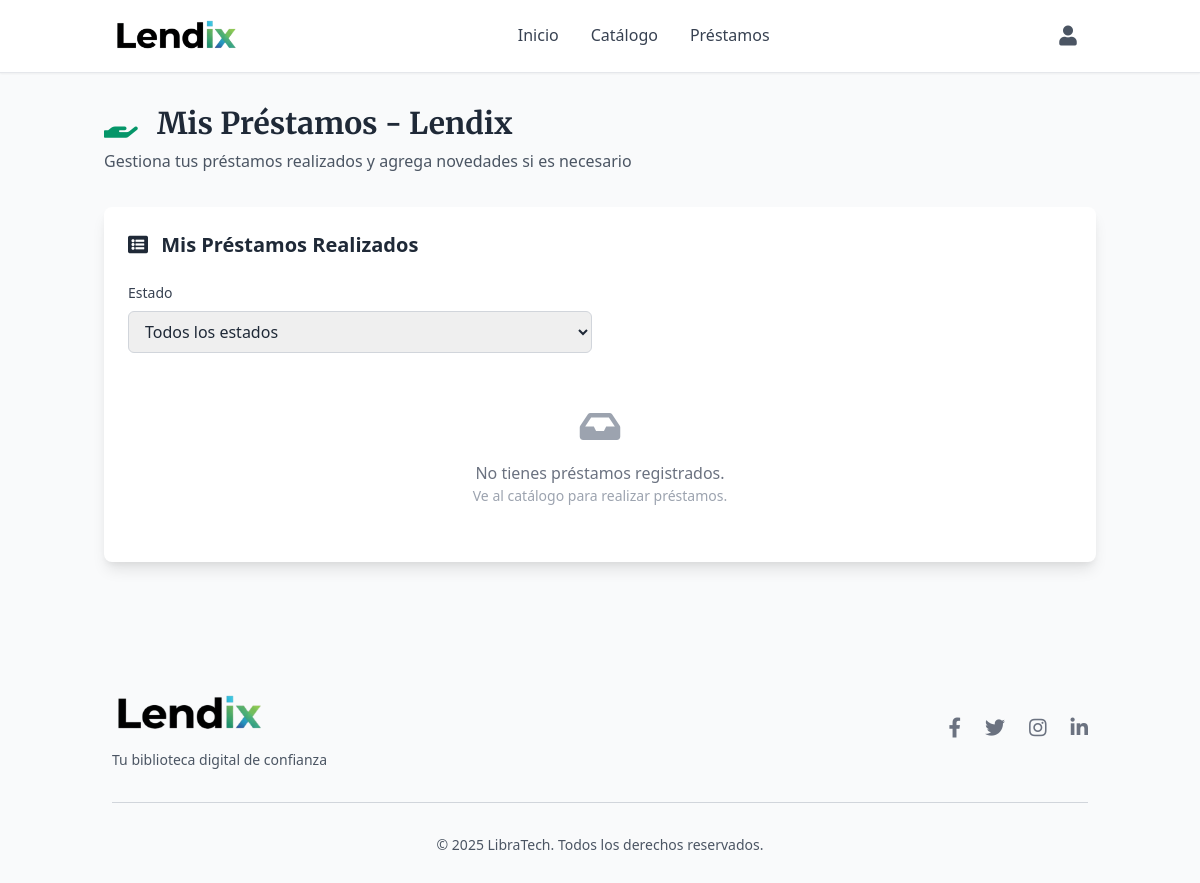
/admin/gestion_prestamos_instructores (signed in), run on an earlier commit of the app's database.
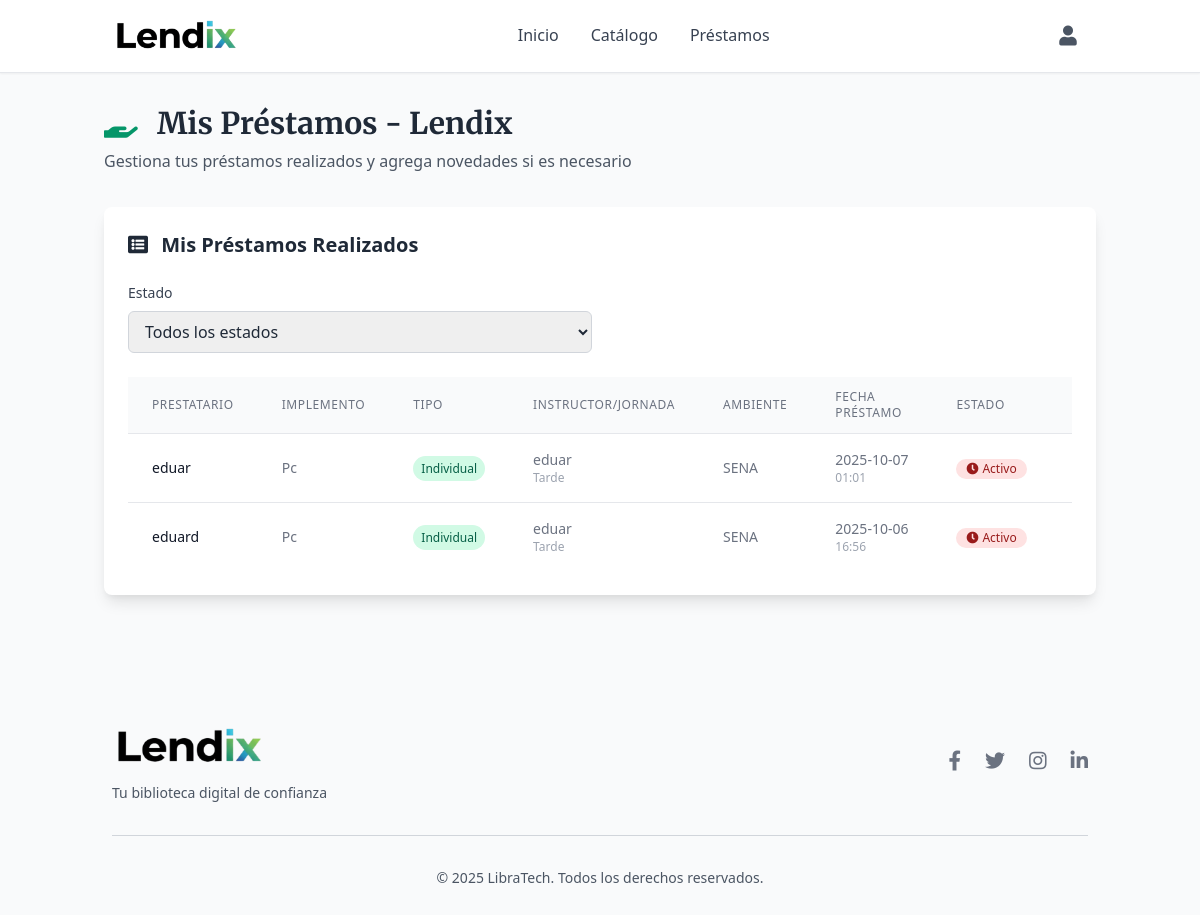
And on a later commit of the database.
### tables this page shows
CREATE TABLE prestamos (
                id INTEGER PRIMARY KEY AUTOINCREMENT,
                fk_usuario INTEGER NOT NULL,
                fk_implemento INTEGER NOT NULL,
                tipo_prestamo TEXT NOT NULL CHECK(tipo_prestamo IN ('individual', 'multiple')),
                nombre_prestatario TEXT NOT NULL,
                ficha TEXT,
                ambiente TEXT,
                horario TEXT,
                fecha_prestamo TIMESTAMP DEFAULT CURRENT_TIMESTAMP,
                fecha_devolucion TIMESTAMP,
                novedad TEXT DEFAULT 'Ninguna',
                estado_implemento_devolucion TEXT CHECK(estado_implemento_devolucion IN ('Bueno', 'Desgaste notable', 'Dañado')),
                observaciones TEXT, instructor TEXT, jornada TEXT,
                FOREIGN KEY (fk_usuario) REFERENCES usuarios(id),
                FOREIGN KEY (fk_implemento) REFERENCES implementos(id)
            );

CREATE TABLE implementos (
                id INTEGER PRIMARY KEY AUTOINCREMENT,
                implemento TEXT NOT NULL,
                descripcion TEXT NOT NULL,
                disponibilidad INTEGER NOT NULL DEFAULT 0,
                categoria TEXT,
                imagen_url TEXT,
                estado TEXT DEFAULT 'Bueno' CHECK(estado IN ('Bueno', 'Desgaste notable', 'Dañado')),
                fecha_creacion TIMESTAMP DEFAULT CURRENT_TIMESTAMP,
                fecha_actualizacion TIMESTAMP DEFAULT CURRENT_TIMESTAMP
            );

### routes/admin.py (the view)
@admin_bp.route('/gestion_prestamos_instructores')
@login_required
def gestion_prestamos_instructores():
    if session.get('rol') not in ['instructor', 'funcionario']:
        flash('No tienes permisos para acceder a esta página', 'error')
        return redirect('/')
    conn = get_db_connection()
    try:
        filtro_estado = request.args.get('estado', 'todos')
        query = '''
            SELECT p.*, i.implemento
            FROM prestamos p
            JOIN implementos i ON p.fk_implemento = i.id
            WHERE p.fk_usuario = ?
        '''
        params = [session.get('user_id')]
        if filtro_estado == 'activos':
            query += " AND p.fecha_devolucion IS NULL"
        elif filtro_estado == 'devueltos':
            query += " AND p.fecha_devolucion IS NOT NULL"
        query += " ORDER BY p.fecha_prestamo DESC"
        prestamos = conn.execute(query, params).fetchall()
    except Exception as e:
        flash(f'Error al cargar datos: {str(e)}', 'error')
        prestamos = []
    finally:
        conn.close()
    return render_template('views/gestion_prestamos_instructores.html',
                         prestamos=prestamos,
                         filtro_estado=filtro_estado)

### app.py (called while the page is built)
@app.context_processor
def inject_user():
    return dict(
        current_user={
            'id': session.get('user_id'),
            'nombre': session.get('user_nombre'),
            'email': session.get('user_email'),
            'rol': session.get('rol'),
            'is_authenticated': 'user_id' in session
        }
    )

### routes/login.py (called while the page is built)
def login_required(view):
    from functools import wraps
    @wraps(view)
    def wrapped_view(*args, **kwargs):
        if 'user_id' not in session:
            flash('Por favor, inicie sesión para acceder a esta página', 'error')
            return redirect(url_for('login.login'))
        return view(*args, **kwargs)
    return wrapped_view

### utils/db.py (called while the page is built)
def get_db_connection():
    conn = sqlite3.connect('models/database.db')
    conn.row_factory = sqlite3.Row
    return conn

### templates/views/gestion_prestamos_instructores.html (shortened to what the changed rows need)
{% extends "base.html" %}
{% block content %}
<div class="container mx-auto px-4 py-8">
    <div class="max-w-7xl mx-auto">
        <div class="mb-8">
            <h1 class="text-3xl font-serif font-bold text-gray-800 mb-2">
                <i class="fas fa-hand-holding mr-3 text-green-600"></i>
                Mis Préstamos - Lendix
            </h1>
        </div>
        <div class="bg-white rounded-lg shadow-lg p-6">
            <h2 class="text-xl font-semibold text-gray-800 mb-6">
                <i class="fas fa-list-alt mr-2 text-orange-600"></i>
                Mis Préstamos Realizados
            </h2>
            {% if prestamos %}
                <div class="overflow-x-auto">
                    <table class="min-w-full divide-y divide-gray-200">
                        <thead class="bg-gray-50">
                            <tr>
                                <th class="px-6 py-3 text-left text-xs font-medium text-gray-500 uppercase tracking-wider">
                                    Prestatario
                                </th>
                                <th class="px-6 py-3 text-left text-xs font-medium text-gray-500 uppercase tracking-wider">
                                    Implemento
                                </th>
                                <th class="px-6 py-3 text-left text-xs font-medium text-gray-500 uppercase tracking-wider">
                                    Tipo
                                </th>
                                <th class="px-6 py-3 text-left text-xs font-medium text-gray-500 uppercase tracking-wider">
                                    Instructor/Jornada
                                </th>
                                <th class="px-6 py-3 text-left text-xs font-medium text-gray-500 uppercase tracking-wider">
                                    Ambiente
                                </th>
                                <th class="px-6 py-3 text-left text-xs font-medium text-gray-500 uppercase tracking-wider">
                                    Fecha Préstamo
                                </th>
                                <th class="px-6 py-3 text-left text-xs font-medium text-gray-500 uppercase tracking-wider">
                                    Estado
                                </th>
                                <th class="px-6 py-3 text-left text-xs font-medium text-gray-500 uppercase tracking-wider">
                                </th>
                            </tr>
                        </thead>
                        <tbody class="bg-white divide-y divide-gray-200">
                            {% for prestamo in prestamos %}
                            <tr class="hover:bg-gray-50">
                                <td class="px-6 py-4 whitespace-nowrap text-sm font-medium text-gray-900">
                                    {{ prestamo.nombre_prestatario }}
                                </td>
                                <td class="px-6 py-4 whitespace-nowrap text-sm text-gray-500">
                                    {{ prestamo.implemento }}
                                </td>
                                <td class="px-6 py-4 whitespace-nowrap text-sm text-gray-500">
                                    {% if prestamo.tipo_prestamo == 'individual' %}
                                        <span class="px-2 py-1 bg-green-100 text-green-800 text-xs rounded-full">
                                            Individual
                                        </span>
                                    {% else %}
                                        <span class="px-2 py-1 bg-purple-100 text-purple-800 text-xs rounded-full">
                                            Múltiple
                                        </span>
                                    {% endif %}
                                </td>
                                <td class="px-6 py-4 whitespace-nowrap text-sm text-gray-500">
                                    {% if prestamo.instructor %}
                                        <div>{{ prestamo.instructor }}</div>
                                        {% if prestamo.jornada %}
                                            <div class="text-xs text-gray-400">{{ prestamo.jornada }}</div>
                                        {% endif %}
                                    {% else %}
                                        <div>{{ prestamo.ficha or 'N/A' }}</div>
                                        {% if prestamo.horario %}
                                            <div class="text-xs text-gray-400">{{ prestamo.horario }}</div>
                                        {% endif %}
                                    {% endif %}
                                </td>
                                <td class="px-6 py-4 whitespace-nowrap text-sm text-gray-500">
                                    {{ prestamo.ambiente or 'N/A' }}
                                </td>
                                <td class="px-6 py-4 whitespace-nowrap text-sm text-gray-500">
                                    <div>{{ prestamo.fecha_prestamo[:10] }}</div>
                                    <div class="text-xs text-gray-400">{{ prestamo.fecha_prestamo[11:16] }}</div>
                                </td>
                                <td class="px-6 py-4 whitespace-nowrap">
                                    {% if prestamo.fecha_devolucion %}
                                        <span class="inline-flex items-center px-2.5 py-0.5 rounded-full text-xs font-medium bg-green-100 text-green-800">
                                            <i class="fas fa-check-circle mr-1"></i>
                                            Devuelto
                                        </span>
                                        <div class="text-xs text-gray-500 mt-1">{{ prestamo.fecha_devolucion[:10] }}</div>
                                        {% if prestamo.novedad and prestamo.novedad != 'Ninguna' %}
                                            <div class="text-xs text-orange-600 mt-1">
                                                <i class="fas fa-exclamation-triangle mr-1"></i>
                                                {{ prestamo.novedad }}
                                            </div>
                                        {% endif %}
                                    {% else %}
                                        <span class="inline-flex items-center px-2.5 py-0.5 rounded-full text-xs font-medium bg-red-100 text-red-800">
                                            <i class="fas fa-clock mr-1"></i>
                                            Activo
                                        </span>
                                    {% endif %}
                                </td>
                                <td class="px-6 py-4 whitespace-nowrap text-sm text-gray-500">
                                </td>
                            </tr>
                            {% endfor %}
                        </tbody>
                    </table>
                </div>
            {% else %}
                <div class="text-center py-8">
                    <i class="fas fa-inbox text-4xl text-gray-400 mb-4"></i>
                    <p class="text-gray-500">No tienes préstamos registrados.</p>
                    <p class="text-sm text-gray-400">Ve al catálogo para realizar préstamos.</p>
                </div>
            {% endif %}
        </div>
    </div>
</div>
{% endblock %}

What changed in the data, as far as the page shows it:
added prestamos: nombre_prestatario "eduar", implemento "Pc", tipo_prestamo "Individual", instructor "eduar", jornada "Tarde", ambiente "SENA", fecha_prestamo "2025-10-07", fecha_prestamo "01:01"
added prestamos: nombre_prestatario "eduard", implemento "Pc", tipo_prestamo "Individual", instructor "eduar", jornada "Tarde", ambiente "SENA", fecha_prestamo "2025-10-06", fecha_prestamo "16:56"
Also different on the page:
text no longer shown: "No tienes préstamos registrados. Ve al catálogo para realizar préstamos."
text now shown: "PRESTATARIO IMPLEMENTO TIPO INSTRUCTOR/JORNADA AMBIENTE FECHA PRÉSTAMO ESTADO"
